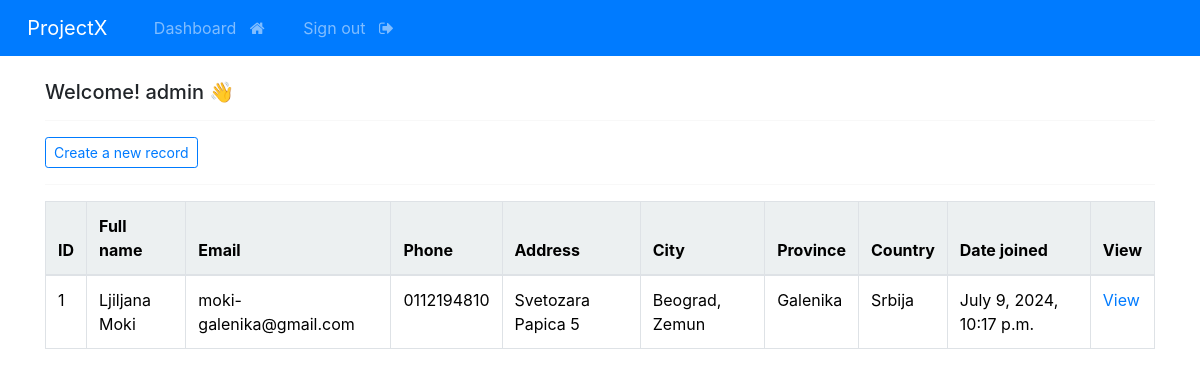
Page /dashboard (signed in) on the earlier database version.
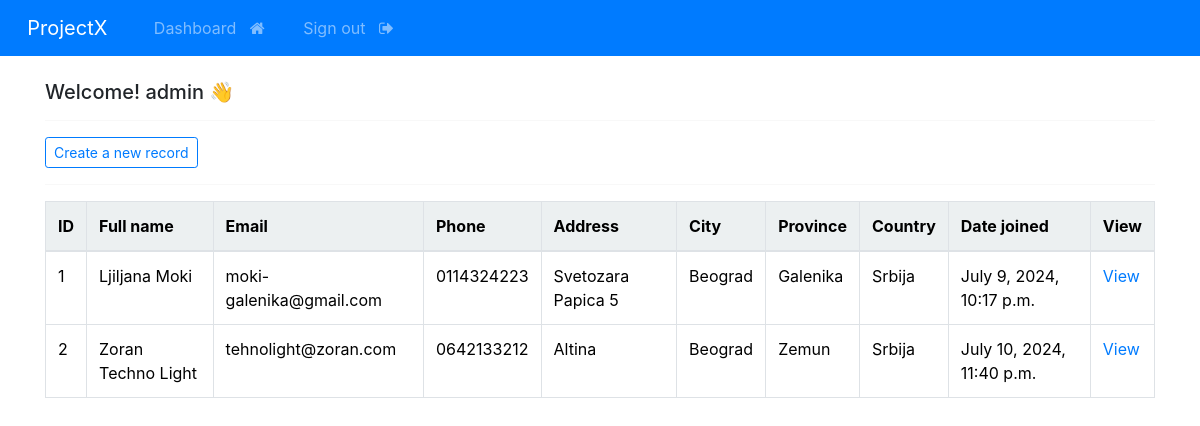
Same page on the later database version.
### webapp/models.py (models this page shows, shortened)
class Record(models.Model):
    creation_date = models.DateTimeField(auto_now_add=True)
    first_name = models.CharField(max_length=100)
    last_name = models.CharField(max_length=100)
    email = models.CharField(max_length=255)
    phone = models.CharField(max_length=20)
    address = models.CharField(max_length=300)
    city = models.CharField(max_length=255)
    province = models.CharField(max_length=200)
    country = models.CharField(max_length=125)

### webapp/views.py (the view)
# urls.py: path('dashboard', views.dashboard, name="dashboard"),
@login_required(login_url='my-login')
def dashboard(request):
    my_records = Record.objects.all()
    return render(request, 'webapp/dashboard.html', {'records': my_records})

### webapp/templates/webapp/dashboard.html
{% extends 'webapp/base.html' %}
{% block content %}
<body>
    <h5> Welcome! {{user}} 👋 </h5>
    <hr>
    <a class="btn btn-outline-primary btn-sm" href="{% url 'create-record' %}">
	Create a new record
    </a>
    <hr>
    <table class="table table-hover table-bordered">
	<thead class="table-light">
    	    <tr>
	    	<th scope="col"> ID </th>
	    	<th scope="col"> Full name </th>
	    	<th scope="col"> Email </th>
	    	<th scope="col"> Phone </th>
	    	<th scope="col"> Address </th>
	    	<th scope="col"> City </th>
	    	<th scope="col"> Province </th>
	    	<th scope="col"> Country </th>
		<th scope="col"> Date joined </th>
	    	<th scope="col"> View </th>
	    </tr>
	</thead>
	<tbody>
	{% if records %}
	    {% for record in records %}
    	    <tr>
	    	<td> {{ record.id }} </td>
	    	<td> {{ record.first_name }} {{ record.last_name }} </td>
	    	<td> {{ record.email }} </td>
	    	<td> {{ record.phone }} </td>
	    	<td> {{ record.address }} </td>
	    	<td> {{ record.city }} </td>
	    	<td> {{ record.province }} </td>
	    	<td> {{ record.country }} </td>
			<td> {{ record.creation_date }} </td>
			<td> <a href="{% url 'record' record.id %}"> View </a> </td>
	    </tr>
	    {% endfor %}
	{% endif %}
	</tbody>
    </table>
</body>
{% endblock %}

Differences in the rows shown:
changed Record "Ljiljana": phone "0112194810" → "0114324223"; city "Beograd, Zemun" → "Beograd"
added Record: id "2", first_name "Zoran Techno", last_name "Light", email "tehnolight@zoran.com", phone "0642133212", address "Altina", city "Beograd", province "Zemun", country "Srbija", creation_date "July 10, 2024, 11:40 p.m."
